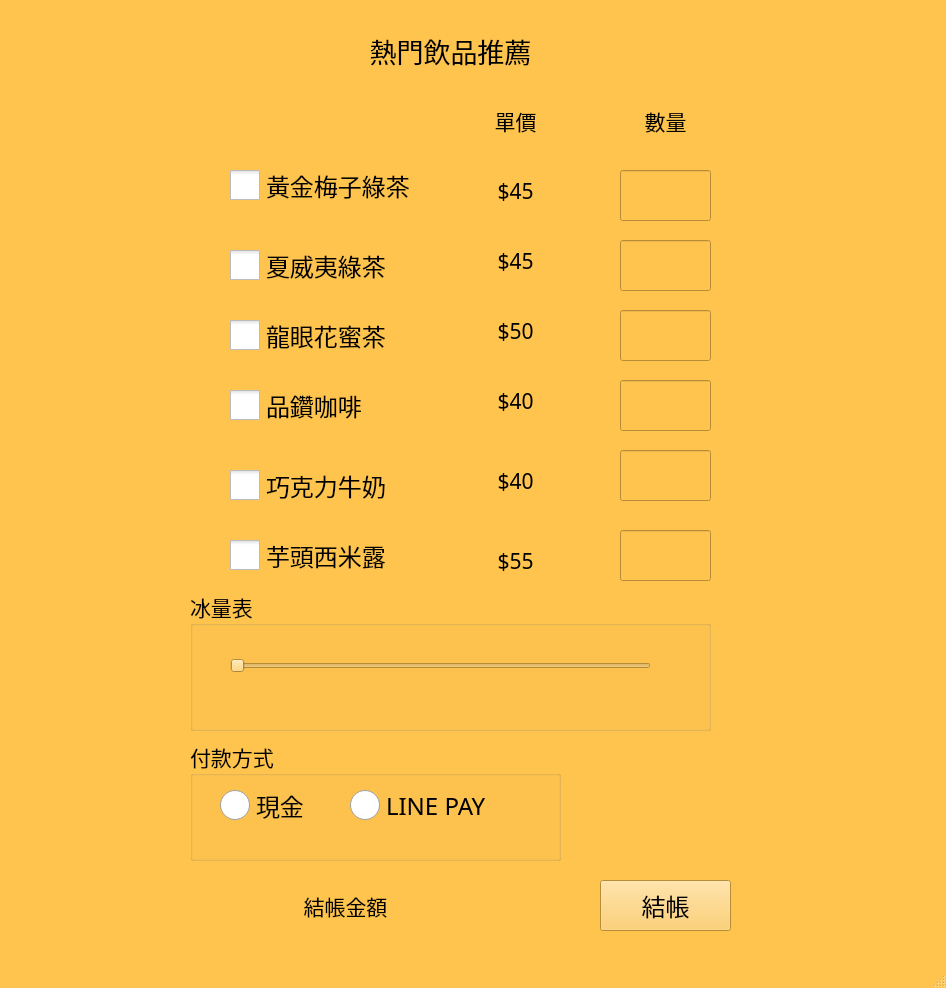
<?xml version="1.0" encoding="UTF-8"?>
<ui version="4.0">
 <class>MainWindow</class>
 <widget class="QMainWindow" name="MainWindow">
  <property name="geometry">
   <rect>
    <x>0</x>
    <y>0</y>
    <width>946</width>
    <height>988</height>
   </rect>
  </property>
  <property name="palette">
   <palette>
    <active>
     <colorrole role="WindowText">
      <brush brushstyle="SolidPattern">
       <color alpha="255">
        <red>0</red>
        <green>0</green>
        <blue>0</blue>
       </color>
      </brush>
     </colorrole>
     <colorrole role="Button">
      <brush brushstyle="SolidPattern">
       <color alpha="255">
        <red>255</red>
        <green>196</green>
        <blue>78</blue>
       </color>
      </brush>
     </colorrole>
     <colorrole role="Light">
      <brush brushstyle="SolidPattern">
       <color alpha="255">
        <red>255</red>
        <green>238</green>
        <blue>205</blue>
       </color>
      </brush>
     </colorrole>
     <colorrole role="Midlight">
      <brush brushstyle="SolidPattern">
       <color alpha="255">
        <red>255</red>
        <green>217</green>
        <blue>141</blue>
       </color>
      </brush>
     </colorrole>
     <colorrole role="Dark">
      <brush brushstyle="SolidPattern">
       <color alpha="255">
        <red>127</red>
        <green>98</green>
        <blue>39</blue>
       </color>
      </brush>
     </colorrole>
     <colorrole role="Mid">
      <brush brushstyle="SolidPattern">
       <color alpha="255">
        <red>170</red>
        <green>131</green>
        <blue>52</blue>
       </color>
      </brush>
     </colorrole>
     <colorrole role="Text">
      <brush brushstyle="SolidPattern">
       <color alpha="255">
        <red>0</red>
        <green>0</green>
        <blue>0</blue>
       </color>
      </brush>
     </colorrole>
     <colorrole role="BrightText">
      <brush brushstyle="SolidPattern">
       <color alpha="255">
        <red>255</red>
        <green>255</green>
        <blue>255</blue>
       </color>
      </brush>
     </colorrole>
     <colorrole role="ButtonText">
      <brush brushstyle="SolidPattern">
       <color alpha="255">
        <red>0</red>
        <green>0</green>
        <blue>0</blue>
       </color>
      </brush>
     </colorrole>
     <colorrole role="Base">
      <brush brushstyle="SolidPattern">
       <color alpha="255">
        <red>255</red>
        <green>255</green>
        <blue>255</blue>
       </color>
      </brush>
     </colorrole>
     <colorrole role="Window">
      <brush brushstyle="SolidPattern">
       <color alpha="255">
        <red>255</red>
        <green>196</green>
        <blue>78</blue>
       </color>
      </brush>
     </colorrole>
     <colorrole role="Shadow">
      <brush brushstyle="SolidPattern">
       <color alpha="255">
        <red>0</red>
        <green>0</green>
        <blue>0</blue>
       </color>
      </brush>
     </colorrole>
     <colorrole role="AlternateBase">
      <brush brushstyle="SolidPattern">
       <color alpha="255">
        <red>255</red>
        <green>225</green>
        <blue>166</blue>
       </color>
      </brush>
     </colorrole>
     <colorrole role="ToolTipBase">
      <brush brushstyle="SolidPattern">
       <color alpha="255">
        <red>255</red>
        <green>255</green>
        <blue>220</blue>
       </color>
      </brush>
     </colorrole>
     <colorrole role="ToolTipText">
      <brush brushstyle="SolidPattern">
       <color alpha="255">
        <red>0</red>
        <green>0</green>
        <blue>0</blue>
       </color>
      </brush>
     </colorrole>
     <colorrole role="PlaceholderText">
      <brush brushstyle="SolidPattern">
       <color alpha="128">
        <red>0</red>
        <green>0</green>
        <blue>0</blue>
       </color>
      </brush>
     </colorrole>
    </active>
    <inactive>
     <colorrole role="WindowText">
      <brush brushstyle="SolidPattern">
       <color alpha="255">
        <red>0</red>
        <green>0</green>
        <blue>0</blue>
       </color>
      </brush>
     </colorrole>
     <colorrole role="Button">
      <brush brushstyle="SolidPattern">
       <color alpha="255">
        <red>255</red>
        <green>196</green>
        <blue>78</blue>
       </color>
      </brush>
     </colorrole>
     <colorrole role="Light">
      <brush brushstyle="SolidPattern">
       <color alpha="255">
        <red>255</red>
        <green>238</green>
        <blue>205</blue>
       </color>
      </brush>
     </colorrole>
     <colorrole role="Midlight">
      <brush brushstyle="SolidPattern">
       <color alpha="255">
        <red>255</red>
        <green>217</green>
        <blue>141</blue>
       </color>
      </brush>
     </colorrole>
     <colorrole role="Dark">
      <brush brushstyle="SolidPattern">
       <color alpha="255">
        <red>127</red>
        <green>98</green>
        <blue>39</blue>
       </color>
      </brush>
     </colorrole>
     <colorrole role="Mid">
      <brush brushstyle="SolidPattern">
       <color alpha="255">
        <red>170</red>
        <green>131</green>
        <blue>52</blue>
       </color>
      </brush>
     </colorrole>
     <colorrole role="Text">
      <brush brushstyle="SolidPattern">
       <color alpha="255">
        <red>0</red>
        <green>0</green>
        <blue>0</blue>
       </color>
      </brush>
     </colorrole>
     <colorrole role="BrightText">
      <brush brushstyle="SolidPattern">
       <color alpha="255">
        <red>255</red>
        <green>255</green>
        <blue>255</blue>
       </color>
      </brush>
     </colorrole>
     <colorrole role="ButtonText">
      <brush brushstyle="SolidPattern">
       <color alpha="255">
        <red>0</red>
        <green>0</green>
        <blue>0</blue>
       </color>
      </brush>
     </colorrole>
     <colorrole role="Base">
      <brush brushstyle="SolidPattern">
       <color alpha="255">
        <red>255</red>
        <green>255</green>
        <blue>255</blue>
       </color>
      </brush>
     </colorrole>
     <colorrole role="Window">
      <brush brushstyle="SolidPattern">
       <color alpha="255">
        <red>255</red>
        <green>196</green>
        <blue>78</blue>
       </color>
      </brush>
     </colorrole>
     <colorrole role="Shadow">
      <brush brushstyle="SolidPattern">
       <color alpha="255">
        <red>0</red>
        <green>0</green>
        <blue>0</blue>
       </color>
      </brush>
     </colorrole>
     <colorrole role="AlternateBase">
      <brush brushstyle="SolidPattern">
       <color alpha="255">
        <red>255</red>
        <green>225</green>
        <blue>166</blue>
       </color>
      </brush>
     </colorrole>
     <colorrole role="ToolTipBase">
      <brush brushstyle="SolidPattern">
       <color alpha="255">
        <red>255</red>
        <green>255</green>
        <blue>220</blue>
       </color>
      </brush>
     </colorrole>
     <colorrole role="ToolTipText">
      <brush brushstyle="SolidPattern">
       <color alpha="255">
        <red>0</red>
        <green>0</green>
        <blue>0</blue>
       </color>
      </brush>
     </colorrole>
     <colorrole role="PlaceholderText">
      <brush brushstyle="SolidPattern">
       <color alpha="128">
        <red>0</red>
        <green>0</green>
        <blue>0</blue>
       </color>
      </brush>
     </colorrole>
    </inactive>
    <disabled>
     <colorrole role="WindowText">
      <brush brushstyle="SolidPattern">
       <color alpha="255">
        <red>127</red>
        <green>98</green>
        <blue>39</blue>
       </color>
      </brush>
     </colorrole>
     <colorrole role="Button">
      <brush brushstyle="SolidPattern">
       <color alpha="255">
        <red>255</red>
        <green>196</green>
        <blue>78</blue>
       </color>
      </brush>
     </colorrole>
     <colorrole role="Light">
      <brush brushstyle="SolidPattern">
       <color alpha="255">
        <red>255</red>
        <green>238</green>
        <blue>205</blue>
       </color>
      </brush>
     </colorrole>
     <colorrole role="Midlight">
      <brush brushstyle="SolidPattern">
       <color alpha="255">
        <red>255</red>
        <green>217</green>
        <blue>141</blue>
       </color>
      </brush>
     </colorrole>
     <colorrole role="Dark">
      <brush brushstyle="SolidPattern">
       <color alpha="255">
        <red>127</red>
        <green>98</green>
        <blue>39</blue>
       </color>
      </brush>
     </colorrole>
     <colorrole role="Mid">
      <brush brushstyle="SolidPattern">
       <color alpha="255">
        <red>170</red>
        <green>131</green>
        <blue>52</blue>
       </color>
      </brush>
     </colorrole>
     <colorrole role="Text">
      <brush brushstyle="SolidPattern">
       <color alpha="255">
        <red>127</red>
        <green>98</green>
        <blue>39</blue>
       </color>
      </brush>
     </colorrole>
     <colorrole role="BrightText">
      <brush brushstyle="SolidPattern">
       <color alpha="255">
        <red>255</red>
        <green>255</green>
        <blue>255</blue>
       </color>
      </brush>
     </colorrole>
     <colorrole role="ButtonText">
      <brush brushstyle="SolidPattern">
       <color alpha="255">
        <red>127</red>
        <green>98</green>
        <blue>39</blue>
       </color>
      </brush>
     </colorrole>
     <colorrole role="Base">
      <brush brushstyle="SolidPattern">
       <color alpha="255">
        <red>255</red>
        <green>196</green>
        <blue>78</blue>
       </color>
      </brush>
     </colorrole>
     <colorrole role="Window">
      <brush brushstyle="SolidPattern">
       <color alpha="255">
        <red>255</red>
        <green>196</green>
        <blue>78</blue>
       </color>
      </brush>
     </colorrole>
     <colorrole role="Shadow">
      <brush brushstyle="SolidPattern">
       <color alpha="255">
        <red>0</red>
        <green>0</green>
        <blue>0</blue>
       </color>
      </brush>
     </colorrole>
     <colorrole role="AlternateBase">
      <brush brushstyle="SolidPattern">
       <color alpha="255">
        <red>255</red>
        <green>196</green>
        <blue>78</blue>
       </color>
      </brush>
     </colorrole>
     <colorrole role="ToolTipBase">
      <brush brushstyle="SolidPattern">
       <color alpha="255">
        <red>255</red>
        <green>255</green>
        <blue>220</blue>
       </color>
      </brush>
     </colorrole>
     <colorrole role="ToolTipText">
      <brush brushstyle="SolidPattern">
       <color alpha="255">
        <red>0</red>
        <green>0</green>
        <blue>0</blue>
       </color>
      </brush>
     </colorrole>
     <colorrole role="PlaceholderText">
      <brush brushstyle="SolidPattern">
       <color alpha="128">
        <red>0</red>
        <green>0</green>
        <blue>0</blue>
       </color>
      </brush>
     </colorrole>
    </disabled>
   </palette>
  </property>
  <property name="windowTitle">
   <string>MainWindow</string>
  </property>
  <widget class="QWidget" name="centralwidget">
   <widget class="QLabel" name="label">
    <property name="geometry">
     <rect>
      <x>320</x>
      <y>10</y>
      <width>261</width>
      <height>81</height>
     </rect>
    </property>
    <property name="font">
     <font>
      <family>微軟正黑體</family>
      <pointsize>20</pointsize>
     </font>
    </property>
    <property name="text">
     <string>熱門飲品推薦</string>
    </property>
    <property name="alignment">
     <set>Qt::AlignCenter</set>
    </property>
   </widget>
   <widget class="QLabel" name="label_2">
    <property name="geometry">
     <rect>
      <x>450</x>
      <y>90</y>
      <width>131</width>
      <height>61</height>
     </rect>
    </property>
    <property name="font">
     <font>
      <family>微軟正黑體</family>
      <pointsize>16</pointsize>
     </font>
    </property>
    <property name="text">
     <string>單價</string>
    </property>
    <property name="alignment">
     <set>Qt::AlignCenter</set>
    </property>
   </widget>
   <widget class="QLabel" name="label_3">
    <property name="geometry">
     <rect>
      <x>600</x>
      <y>90</y>
      <width>131</width>
      <height>61</height>
     </rect>
    </property>
    <property name="font">
     <font>
      <family>微軟正黑體</family>
      <pointsize>16</pointsize>
     </font>
    </property>
    <property name="text">
     <string>數量</string>
    </property>
    <property name="alignment">
     <set>Qt::AlignCenter</set>
    </property>
   </widget>
   <widget class="QLabel" name="label_4">
    <property name="geometry">
     <rect>
      <x>450</x>
      <y>160</y>
      <width>131</width>
      <height>61</height>
     </rect>
    </property>
    <property name="font">
     <font>
      <family>微軟正黑體</family>
      <pointsize>16</pointsize>
     </font>
    </property>
    <property name="text">
     <string>$45</string>
    </property>
    <property name="alignment">
     <set>Qt::AlignCenter</set>
    </property>
   </widget>
   <widget class="QLabel" name="label_5">
    <property name="geometry">
     <rect>
      <x>450</x>
      <y>230</y>
      <width>131</width>
      <height>61</height>
     </rect>
    </property>
    <property name="font">
     <font>
      <family>微軟正黑體</family>
      <pointsize>16</pointsize>
     </font>
    </property>
    <property name="text">
     <string>$45</string>
    </property>
    <property name="alignment">
     <set>Qt::AlignCenter</set>
    </property>
   </widget>
   <widget class="QLabel" name="label_6">
    <property name="geometry">
     <rect>
      <x>450</x>
      <y>300</y>
      <width>131</width>
      <height>61</height>
     </rect>
    </property>
    <property name="font">
     <font>
      <family>微軟正黑體</family>
      <pointsize>16</pointsize>
     </font>
    </property>
    <property name="text">
     <string>$50</string>
    </property>
    <property name="alignment">
     <set>Qt::AlignCenter</set>
    </property>
   </widget>
   <widget class="QLabel" name="label_7">
    <property name="geometry">
     <rect>
      <x>450</x>
      <y>370</y>
      <width>131</width>
      <height>61</height>
     </rect>
    </property>
    <property name="font">
     <font>
      <family>微軟正黑體</family>
      <pointsize>16</pointsize>
     </font>
    </property>
    <property name="text">
     <string>$40</string>
    </property>
    <property name="alignment">
     <set>Qt::AlignCenter</set>
    </property>
   </widget>
   <widget class="QLabel" name="label_8">
    <property name="geometry">
     <rect>
      <x>450</x>
      <y>450</y>
      <width>131</width>
      <height>61</height>
     </rect>
    </property>
    <property name="font">
     <font>
      <family>微軟正黑體</family>
      <pointsize>16</pointsize>
     </font>
    </property>
    <property name="text">
     <string>$40</string>
    </property>
    <property name="alignment">
     <set>Qt::AlignCenter</set>
    </property>
   </widget>
   <widget class="QLabel" name="label_9">
    <property name="geometry">
     <rect>
      <x>450</x>
      <y>530</y>
      <width>131</width>
      <height>61</height>
     </rect>
    </property>
    <property name="font">
     <font>
      <family>微軟正黑體</family>
      <pointsize>16</pointsize>
     </font>
    </property>
    <property name="text">
     <string>$55</string>
    </property>
    <property name="alignment">
     <set>Qt::AlignCenter</set>
    </property>
   </widget>
   <widget class="QLabel" name="label_10">
    <property name="geometry">
     <rect>
      <x>190</x>
      <y>870</y>
      <width>311</width>
      <height>71</height>
     </rect>
    </property>
    <property name="font">
     <font>
      <family>微軟正黑體</family>
      <pointsize>16</pointsize>
     </font>
    </property>
    <property name="text">
     <string>結帳金額</string>
    </property>
    <property name="alignment">
     <set>Qt::AlignCenter</set>
    </property>
   </widget>
   <widget class="QPushButton" name="pushButton">
    <property name="geometry">
     <rect>
      <x>600</x>
      <y>880</y>
      <width>131</width>
      <height>51</height>
     </rect>
    </property>
    <property name="font">
     <font>
      <family>微軟正黑體</family>
      <pointsize>18</pointsize>
     </font>
    </property>
    <property name="text">
     <string>結帳</string>
    </property>
   </widget>
   <widget class="QLineEdit" name="lineEdit">
    <property name="enabled">
     <bool>false</bool>
    </property>
    <property name="geometry">
     <rect>
      <x>620</x>
      <y>170</y>
      <width>91</width>
      <height>51</height>
     </rect>
    </property>
    <property name="font">
     <font>
      <family>微軟正黑體</family>
      <pointsize>18</pointsize>
     </font>
    </property>
   </widget>
   <widget class="QLineEdit" name="lineEdit_2">
    <property name="enabled">
     <bool>false</bool>
    </property>
    <property name="geometry">
     <rect>
      <x>620</x>
      <y>240</y>
      <width>91</width>
      <height>51</height>
     </rect>
    </property>
    <property name="font">
     <font>
      <family>微軟正黑體</family>
      <pointsize>18</pointsize>
     </font>
    </property>
   </widget>
   <widget class="QLineEdit" name="lineEdit_3">
    <property name="enabled">
     <bool>false</bool>
    </property>
    <property name="geometry">
     <rect>
      <x>620</x>
      <y>310</y>
      <width>91</width>
      <height>51</height>
     </rect>
    </property>
    <property name="font">
     <font>
      <family>微軟正黑體</family>
      <pointsize>18</pointsize>
     </font>
    </property>
   </widget>
   <widget class="QLineEdit" name="lineEdit_4">
    <property name="enabled">
     <bool>false</bool>
    </property>
    <property name="geometry">
     <rect>
      <x>620</x>
      <y>380</y>
      <width>91</width>
      <height>51</height>
     </rect>
    </property>
    <property name="font">
     <font>
      <family>微軟正黑體</family>
      <pointsize>18</pointsize>
     </font>
    </property>
   </widget>
   <widget class="QLineEdit" name="lineEdit_5">
    <property name="enabled">
     <bool>false</bool>
    </property>
    <property name="geometry">
     <rect>
      <x>620</x>
      <y>450</y>
      <width>91</width>
      <height>51</height>
     </rect>
    </property>
    <property name="font">
     <font>
      <family>微軟正黑體</family>
      <pointsize>18</pointsize>
     </font>
    </property>
   </widget>
   <widget class="QLineEdit" name="lineEdit_6">
    <property name="enabled">
     <bool>false</bool>
    </property>
    <property name="geometry">
     <rect>
      <x>620</x>
      <y>530</y>
      <width>91</width>
      <height>51</height>
     </rect>
    </property>
    <property name="font">
     <font>
      <family>微軟正黑體</family>
      <pointsize>18</pointsize>
     </font>
    </property>
   </widget>
   <widget class="QCheckBox" name="checkBox">
    <property name="geometry">
     <rect>
      <x>230</x>
      <y>150</y>
      <width>241</width>
      <height>71</height>
     </rect>
    </property>
    <property name="font">
     <font>
      <family>微軟正黑體</family>
      <pointsize>18</pointsize>
     </font>
    </property>
    <property name="styleSheet">
     <string notr="true">QCheckBox::indicator {
    width: 30px;  /* 勾選框的寬度 */
    height: 30px; /* 勾選框的高度 */
}
</string>
    </property>
    <property name="text">
     <string>黃金梅子綠茶</string>
    </property>
   </widget>
   <widget class="QCheckBox" name="checkBox_2">
    <property name="geometry">
     <rect>
      <x>230</x>
      <y>230</y>
      <width>241</width>
      <height>71</height>
     </rect>
    </property>
    <property name="font">
     <font>
      <family>微軟正黑體</family>
      <pointsize>18</pointsize>
     </font>
    </property>
    <property name="styleSheet">
     <string notr="true">QCheckBox::indicator {
    width: 30px;  /* 勾選框的寬度 */
    height: 30px; /* 勾選框的高度 */
}
</string>
    </property>
    <property name="text">
     <string>夏威夷綠茶</string>
    </property>
   </widget>
   <widget class="QCheckBox" name="checkBox_3">
    <property name="geometry">
     <rect>
      <x>230</x>
      <y>300</y>
      <width>241</width>
      <height>71</height>
     </rect>
    </property>
    <property name="font">
     <font>
      <family>微軟正黑體</family>
      <pointsize>18</pointsize>
     </font>
    </property>
    <property name="styleSheet">
     <string notr="true">QCheckBox::indicator {
    width: 30px;  /* 勾選框的寬度 */
    height: 30px; /* 勾選框的高度 */
}
</string>
    </property>
    <property name="text">
     <string>龍眼花蜜茶</string>
    </property>
   </widget>
   <widget class="QCheckBox" name="checkBox_4">
    <property name="geometry">
     <rect>
      <x>230</x>
      <y>370</y>
      <width>241</width>
      <height>71</height>
     </rect>
    </property>
    <property name="font">
     <font>
      <family>微軟正黑體</family>
      <pointsize>18</pointsize>
     </font>
    </property>
    <property name="styleSheet">
     <string notr="true">QCheckBox::indicator {
    width: 30px;  /* 勾選框的寬度 */
    height: 30px; /* 勾選框的高度 */
}
</string>
    </property>
    <property name="text">
     <string>品鑽咖啡</string>
    </property>
   </widget>
   <widget class="QCheckBox" name="checkBox_5">
    <property name="geometry">
     <rect>
      <x>230</x>
      <y>450</y>
      <width>241</width>
      <height>71</height>
     </rect>
    </property>
    <property name="font">
     <font>
      <family>微軟正黑體</family>
      <pointsize>18</pointsize>
     </font>
    </property>
    <property name="styleSheet">
     <string notr="true">QCheckBox::indicator {
    width: 30px;  /* 勾選框的寬度 */
    height: 30px; /* 勾選框的高度 */
}
</string>
    </property>
    <property name="text">
     <string>巧克力牛奶</string>
    </property>
   </widget>
   <widget class="QCheckBox" name="checkBox_6">
    <property name="geometry">
     <rect>
      <x>230</x>
      <y>520</y>
      <width>241</width>
      <height>71</height>
     </rect>
    </property>
    <property name="font">
     <font>
      <family>微軟正黑體</family>
      <pointsize>18</pointsize>
     </font>
    </property>
    <property name="styleSheet">
     <string notr="true">QCheckBox::indicator {
    width: 30px;  /* 勾選框的寬度 */
    height: 30px; /* 勾選框的高度 */
}
</string>
    </property>
    <property name="text">
     <string>芋頭西米露</string>
    </property>
   </widget>
   <widget class="QGroupBox" name="groupBox">
    <property name="geometry">
     <rect>
      <x>190</x>
      <y>740</y>
      <width>371</width>
      <height>121</height>
     </rect>
    </property>
    <property name="font">
     <font>
      <family>微軟正黑體</family>
      <pointsize>16</pointsize>
     </font>
    </property>
    <property name="title">
     <string>付款方式</string>
    </property>
    <widget class="QRadioButton" name="radioButton">
     <property name="geometry">
      <rect>
       <x>30</x>
       <y>40</y>
       <width>141</width>
       <height>51</height>
      </rect>
     </property>
     <property name="font">
      <font>
       <family>微軟正黑體</family>
       <pointsize>18</pointsize>
      </font>
     </property>
     <property name="styleSheet">
      <string notr="true">QRadioButton::indicator {
    width: 30px;  /* 勾選框的寬度 */
    height: 30px; /* 勾選框的高度 */
}
</string>
     </property>
     <property name="text">
      <string>現金</string>
     </property>
    </widget>
    <widget class="QRadioButton" name="radioButton_2">
     <property name="geometry">
      <rect>
       <x>160</x>
       <y>40</y>
       <width>171</width>
       <height>51</height>
      </rect>
     </property>
     <property name="font">
      <font>
       <family>微軟正黑體</family>
       <pointsize>18</pointsize>
      </font>
     </property>
     <property name="styleSheet">
      <string notr="true">QRadioButton::indicator {
    width: 30px;  /* 勾選框的寬度 */
    height: 30px; /* 勾選框的高度 */
}
</string>
     </property>
     <property name="text">
      <string>LINE PAY</string>
     </property>
    </widget>
   </widget>
   <widget class="QGroupBox" name="groupBox_2">
    <property name="geometry">
     <rect>
      <x>190</x>
      <y>590</y>
      <width>521</width>
      <height>141</height>
     </rect>
    </property>
    <property name="font">
     <font>
      <family>微軟正黑體</family>
      <pointsize>16</pointsize>
     </font>
    </property>
    <property name="title">
     <string>冰量表</string>
    </property>
    <widget class="QSlider" name="horizontalSlider">
     <property name="geometry">
      <rect>
       <x>40</x>
       <y>40</y>
       <width>421</width>
       <height>71</height>
      </rect>
     </property>
     <property name="singleStep">
      <number>1</number>
     </property>
     <property name="orientation">
      <enum>Qt::Horizontal</enum>
     </property>
     <property name="tickPosition">
      <enum>QSlider::NoTicks</enum>
     </property>
     <property name="tickInterval">
      <number>0</number>
     </property>
    </widget>
   </widget>
  </widget>
  <widget class="QStatusBar" name="statusbar"/>
 </widget>
 <resources/>
 <connections/>
</ui>
